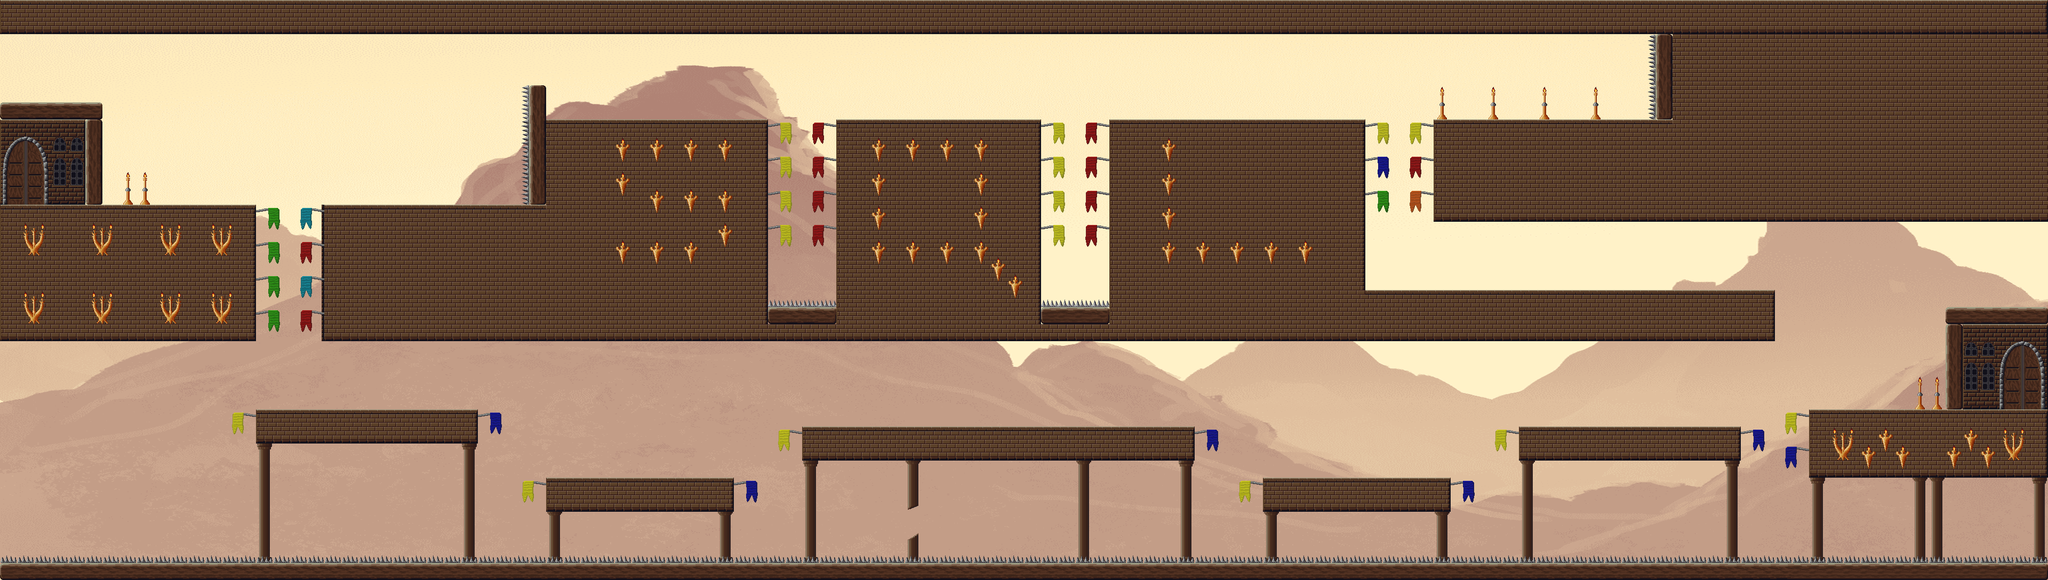

Rendered tile map (Tiled .tmx) drawn with the repository's tilesets; below, a short description and the map source with its tile grids summarised:
An orthogonal 120x34 tile map with 32x32 px tiles, 3 tile layers (Wall, Foreground, Objekte), 3 tilesets, 1 image layer and 69 objects (36x CoinEntity, 18x Ground, 7x EnemyEntity, 5x SpikeEntity, mainPlayer, ...).

<map version="1.0" orientation="orthogonal" renderorder="left-up" width="120" height="34" tilewidth="32" tileheight="32" nextobjectid="376">
 <tileset firstgid="1" name="castle1" tilewidth="32" tileheight="32">
  <image source="../img/map/castle1.png" width="512" height="1344" />
 </tileset>
 <tileset firstgid="673" name="castle2" tilewidth="32" tileheight="32">
  <image source="../img/map/castle2.png" width="512" height="672" />
 </tileset>
 <tileset firstgid="1009" name="castle3" tilewidth="32" tileheight="32">
  <image source="../img/map/castle3.png" width="512" height="384" />
 </tileset>
 <imagelayer name="Parallax_layer1">
  <image source="../img/background/rock.png" />
 </imagelayer>
 <layer name="Wall" width="120" height="34">
  <data>[4080 cells, 1638 non-empty, 2 distinct tile ids]</data>
 </layer>
 <layer name="Foreground" width="120" height="34">
  <data>[4080 cells, 1077 non-empty, 23 distinct tile ids]</data>
 </layer>
 <layer name="Objekte" width="120" height="34">
  <data>[4080 cells, 480 non-empty, 60 distinct tile ids]</data>
 </layer>
 <objectgroup name="Object">
  <properties>
   <property name="duration" value="300" />
   <property name="fade" value="#300000" />
  </properties>
  <object id="3" name="mainPlayer" x="1" y="317" width="32" height="64">
   <properties>
    <property name="image" value="gripe_run_right" />
    <property name="spritewidth" value="64" />
   </properties>
  </object>
  <object id="5" name="game.LevelEntity" x="3798" y="417" width="39" height="352">
   <properties>
    <property name="duration" value="300" />
    <property name="fade" value="#009900" />
    <property name="to" value="3" />
   </properties>
  </object>
  <object id="13" name="ScrollEntity" x="3359" y="510" width="32" height="32">
   <properties>
    <property name="image" value="spinning_scrolls" />
    <property name="scrollIndex" value="43" />
    <property name="spritewidth" value="32" />
    <property name="type" value="enchantment" />
   </properties>
  </object>
  <object id="19" name="SpikeEntity" x="0" y="1047.33" width="3842" height="10" />
  <object id="178" name="CoinEntity" x="1051" y="788" width="32" height="32">
   <properties>
    <property name="image" value="spinning_coin_gold" />
    <property name="spritewidth" value="32" />
   </properties>
  </object>
  <object id="183" name="CoinEntity" x="2761" y="767" width="32" height="32">
   <properties>
    <property name="image" value="spinning_coin_gold" />
    <property name="spritewidth" value="32" />
   </properties>
  </object>
  <object id="235" name="SpikeEntity" x="993.5" y="168.5" width="223" height="10" rotation="90" />
  <object id="241" name="CoinEntity" x="1410" y="777" width="32" height="32">
   <properties>
    <property name="image" value="spinning_coin_gold" />
    <property name="spritewidth" value="32" />
   </properties>
  </object>
  <object id="246" name="CoinEntity" x="562" y="604" width="32" height="32">
   <properties>
    <property name="image" value="spinning_coin_gold" />
    <property name="spritewidth" value="32" />
   </properties>
  </object>
  <object id="302" name="CoinEntity" x="2350" y="772" width="32" height="32">
   <properties>
    <property name="image" value="spinning_coin_gold" />
    <property name="spritewidth" value="32" />
   </properties>
  </object>
  <object id="304" name="CoinEntity" x="3315" y="690" width="32" height="32">
   <properties>
    <property name="image" value="spinning_coin_gold" />
    <property name="spritewidth" value="32" />
   </properties>
  </object>
  <object id="316" name="CoinEntity" x="2786" y="512" width="32" height="32">
   <properties>
    <property name="image" value="spinning_coin_gold" />
    <property name="spritewidth" value="32" />
   </properties>
  </object>
  <object id="317" name="CoinEntity" x="2824" y="512" width="32" height="32">
   <properties>
    <property name="image" value="spinning_coin_gold" />
    <property name="spritewidth" value="32" />
   </properties>
  </object>
  <object id="318" name="CoinEntity" x="2864" y="512" width="32" height="32">
   <properties>
    <property name="image" value="spinning_coin_gold" />
    <property name="spritewidth" value="32" />
   </properties>
  </object>
  <object id="319" name="CoinEntity" x="2903" y="512" width="32" height="32">
   <properties>
    <property name="image" value="spinning_coin_gold" />
    <property name="spritewidth" value="32" />
   </properties>
  </object>
  <object id="320" name="CoinEntity" x="2943" y="511" width="32" height="32">
   <properties>
    <property name="image" value="spinning_coin_gold" />
    <property name="spritewidth" value="32" />
   </properties>
  </object>
  <object id="321" name="CoinEntity" x="2984" y="511" width="32" height="32">
   <properties>
    <property name="image" value="spinning_coin_gold" />
    <property name="spritewidth" value="32" />
   </properties>
  </object>
  <object id="322" name="CoinEntity" x="3023" y="512" width="32" height="32">
   <properties>
    <property name="image" value="spinning_coin_gold" />
    <property name="spritewidth" value="32" />
   </properties>
  </object>
  <object id="323" name="CoinEntity" x="3063" y="511" width="32" height="32">
   <properties>
    <property name="image" value="spinning_coin_gold" />
    <property name="spritewidth" value="32" />
   </properties>
  </object>
  <object id="324" name="CoinEntity" x="3102" y="512" width="32" height="32">
   <properties>
    <property name="image" value="spinning_coin_gold" />
    <property name="spritewidth" value="32" />
   </properties>
  </object>
  <object id="325" name="CoinEntity" x="3141" y="512" width="32" height="32">
   <properties>
    <property name="image" value="spinning_coin_gold" />
    <property name="spritewidth" value="32" />
   </properties>
  </object>
  <object id="326" name="CoinEntity" x="3180" y="512" width="32" height="32">
   <properties>
    <property name="image" value="spinning_coin_gold" />
    <property name="spritewidth" value="32" />
   </properties>
  </object>
  <object id="327" name="CoinEntity" x="3219" y="512" width="32" height="32">
   <properties>
    <property name="image" value="spinning_coin_gold" />
    <property name="spritewidth" value="32" />
   </properties>
  </object>
  <object id="328" name="CoinEntity" x="3257" y="512" width="32" height="32">
   <properties>
    <property name="image" value="spinning_coin_gold" />
    <property name="spritewidth" value="32" />
   </properties>
  </object>
  <object id="335" name="SpikeEntity" x="1441" y="561.5" width="127" height="14" />
  <object id="336" name="SpikeEntity" x="1951" y="563.5" width="128" height="15" />
  <object id="342" name="SpikeEntity" x="3105.5" y="63.5" width="159" height="11" rotation="90" />
  <object id="343" name="CoinEntity" x="527" y="286" width="32" height="32">
   <properties>
    <property name="image" value="spinning_coin_gold" />
    <property name="spritewidth" value="32" />
   </properties>
  </object>
  <object id="344" name="CoinEntity" x="3295" y="512" width="32" height="32">
   <properties>
    <property name="image" value="spinning_coin_gold" />
    <property name="spritewidth" value="32" />
   </properties>
  </object>
  <object id="345" name="CoinEntity" x="3180.5" y="472.5" width="32" height="32">
   <properties>
    <property name="image" value="spinning_coin_gold" />
    <property name="spritewidth" value="32" />
   </properties>
  </object>
  </objectgroup>
 <objectgroup name="EnemyEntities">
  <!-- 7 objects omitted --></objectgroup>
 <objectgroup name="collision">
  <!-- 18 objects omitted --></objectgroup>
</map>
<!-- 39 of 69 objects omitted -->
